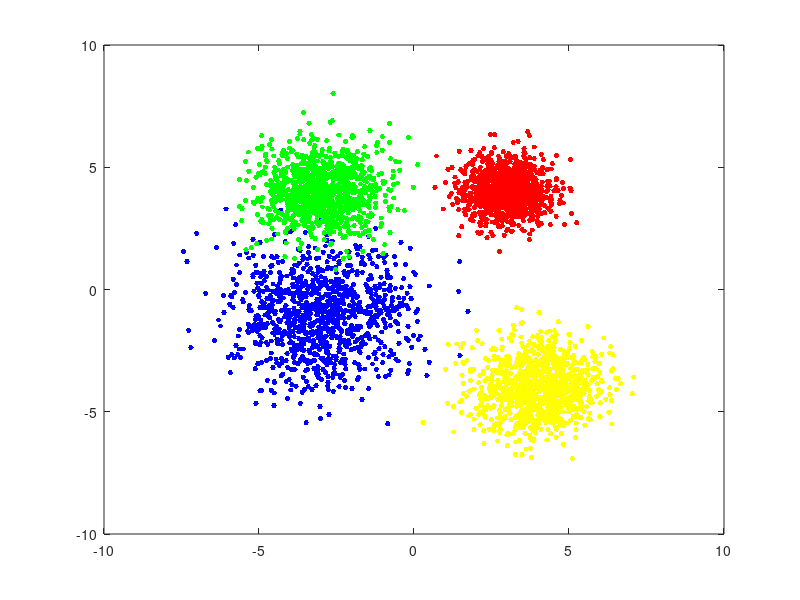

MATLAB code to generate this figure: (Note: this script raises an error after producing the figure.)
clc;
close all;
clear;
% Generating dataset
labels1 = ones(1,1000);
labels2 = repmat(2,1,1000);
labels3 = repmat(3,1,1000);
labels4 = repmat(4,1,1000);
initialLabels = [labels1, labels2, labels3, labels4];
Mean1 = [-3; -1];
Std1 = std(Mean1);
Mean2 = [3; 4];
Std2 = std(Mean2);
Mean3 = [4; -4];
Std3 = 1;
Mean4 = [-3; 4];
Std4 = 1;
samples = 1000; 
data1 = Std1 * randn(2, samples) + repmat(Mean1, 1, samples);
data2 = Std2 * randn(2, samples) + repmat(Mean2, 1, samples);
data3 = Std3 * randn(2, samples) + repmat(Mean3, 1, samples);
data4 = Std4 * randn(2, samples) + repmat(Mean4, 1, samples);

% Plot original dataset
figure;
plot(data1(1, :), data1(2,:),'b.', 'MarkerSize',12);
hold on;
plot(data2(1,:), data2(2,:), 'r.', 'MarkerSize',12);
plot(data3(1,:), data3(2,:), 'y.', 'MarkerSize',12);
plot(data4(1,:), data4(2,:), 'g.', 'MarkerSize',12);
legend('Dataset 1', 'Dataset 2', 'Dataset 3', 'Dataset 4', 'location', 'NW'); 
title('Original Dataset');
hold off;
xlabel('x-value');
ylabel('y-value');
xlim([-10 10]);
ylim([-8 12]);
grid on;

trainData = [data1 data2 data3 data4]; % creating training data

% K-Means from first principles
X = trainData';
K = 4;
max_iterations = 10; %5;
max_k = 10;
elbow_found = false;
k_sumD = zeros(max_k,1);
k_indices = zeros(4000,max_k);
k_mse = zeros(max_k,1);
final_centroids = zeros(max_k,2);
final_indices = zeros(max_k,1);
elbow = 0;
for k = 1:max_k % iterate through multiple K values 
    centroids = initCentroids(X,k);
    sumD = zeros(k,1);
    for i = 1:max_iterations
        indices = getClosestCentroids(X, centroids); % reassign the indices to the relevant clusters
        [centroids, distances] = computCentroidsandDistances(X, indices, k); % recalculate centroids, and distances among all clusters
        sumD(i) = distances; 
    end
    k_mse(k) = mse(X, centroids)/k;
    k_sumD(k) = sumD(max_iterations); % Get final distance value for finished iteration of K
    k_indices(:,k) = indices; % Get final indices for finished iteration of K
    if k == 4
        final_centroids = centroids;
        final_indices = indices;
    end
end

% Plotting Calinski-Harabasz evaluation for K means
eva = evalclusters(X, k_indices, 'CalinskiHarabasz');
figure;
plot(eva);
title('Calinski-Harabasz Method for Optimal K');
grid on;

% Plotting Davies-Bouldin
evaDB = evalclusters(X, k_indices, 'DaviesBouldin');
figure;
plot(evaDB);
title('Davies-Bouldin Method for Optimal K');
grid on;

% Plotting each k_sumD
figure;
plot(k_sumD, 'bo-', 'LineWidth',2);
title('Elbow Method for Optimal K');
    xlabel('K value')
    ylabel('MSE');
    grid on;

% Plotting K-Means
message = sprintf('KMeans Clustering (MaxIterations = %d)', max_iterations);
figure;

plot(trainData(1, final_indices == 1),trainData(2, final_indices == 1),'b.', 'MarkerSize',12);% for 1st cluster
hold on;
plot(trainData(1, final_indices == 2), trainData(2, final_indices == 2), 'r.', 'MarkerSize',12); %for 2nd cluster
plot(trainData(1, final_indices == 3), trainData(2, final_indices == 3), 'y.', 'MarkerSize',12); %for 3rd cluster
plot(trainData(1, final_indices == 4), trainData(2, final_indices == 4), 'g.', 'MarkerSize',12); %for 4th cluster

plot(final_centroids(1,1),final_centroids(1,2),'kx', 'MarkerSize',15,'LineWidth',3); %for the 1st centroid
plot(final_centroids(2,1),final_centroids(2,2),'kx', 'MarkerSize',15,'LineWidth',3); %for the 2nd centroid
plot(final_centroids(3,1),final_centroids(3,2),'kx', 'MarkerSize',15,'LineWidth',3); %for the 3rd centroid
plot(final_centroids(4,1),final_centroids(4,2),'kx', 'MarkerSize',15,'LineWidth',3); %for the 4th centroid

xlabel('x-value');
ylabel('y-value');
xlim([-10 10]);
ylim([-8 12]);
grid on;

hold off;


% Plotting GMM
figure;
hold on;
gm = fitgmdist(X,4);
scatter(X(:,1),X(:,2),10,'.');

gmPDF = @(x,y) arrayfun(@(x0,y0) pdf(gm,[x0 y0]),x,y);

idx = cluster(gm,X);

gscatter(X(:,1),X(:,2),idx);
fcontour(gmPDF,[[-10,10] [-8 12]]);
legend('Cluster 1','Cluster 2','Cluster 3','Cluster 4','Location','best');
hold off;
% GMM Calinski-Harabasz
evaGMM = evalclusters(X, idx, 'CalinskiHarabasz');

% GMM Davies-Bouldin
evaGMMDB = evalclusters(X, idx, 'DaviesBouldin');


% Plot comparison of Calinski-Harabasz index values
figure;
hold on;
bar(1,[evaGMM.CriterionValues; eva.CriterionValues(1,4)]);
title('Calinski-Harabasz index values for GMM and K-means value (K = 4)');
xlabel('Model');
ylabel('Calinski-Harabasz index')
ylim([12500, 15000])
legend('GMM', 'K-means')
hold off;

% Plot comparison of Davies-Bouldin index values
figure;
hold on;
bar(1,[evaGMMDB.CriterionValues; evaDB.CriterionValues(1,4)]);
title('Davies-Bouldin index values for GMM and K-means value (K = 4)');
xlabel('Model');
ylabel('Davies-Bouldin index')
ylim([0.4, 0.5])
legend('GMM', 'K-means')
hold off;
